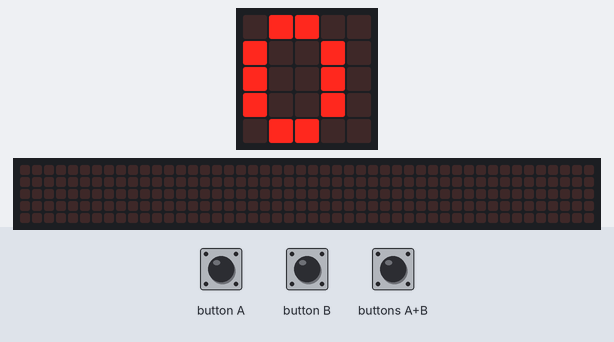
This program was run on a simulated BBC micro:bit (MakeCode). On the bench: the board's 5×5 LED display, a strip that is not on the board, showing the scrolling text unrolled. The inputs (shaded band) are chosen by the test bench. The 48×5 strip is a reading aid, not a part: it shows the text the display is scrolling, unrolled, one strip-width of it at a time.

Above: at 1.2 s.
1.3 s: button B pressed for 0.15 s
At 1.92 s:
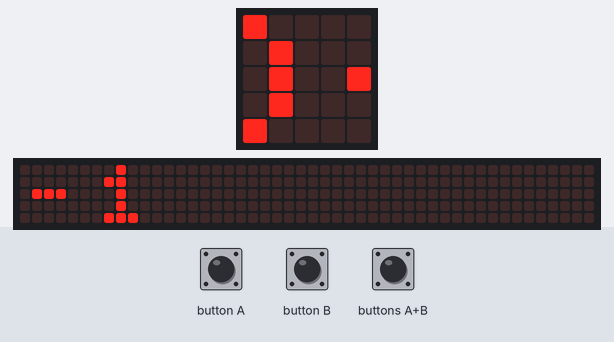
2.0 s: button A pressed for 0.15 s
2.7 s: button A pressed for 0.15 s
3.4 s: buttons A+B pressed for 0.15 s
4.1 s: button B pressed for 0.15 s
At 4.63 s:
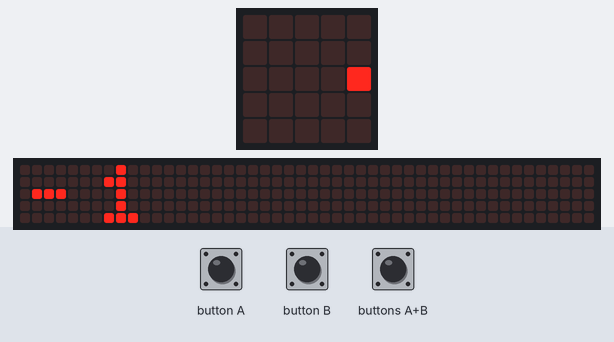
4.8 s: buttons A+B pressed for 1 s
At 7.19 s:
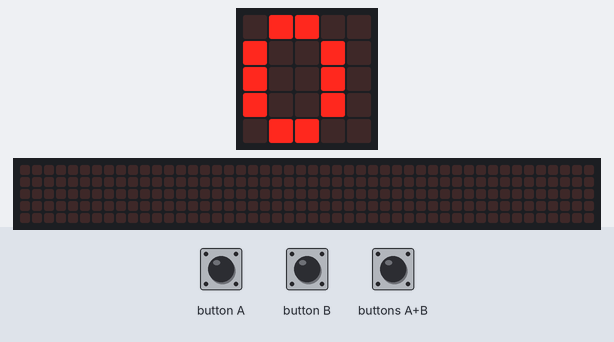
Timing chart, 0 to 7.4 s (numbered marks = the images above; inputs shaded):
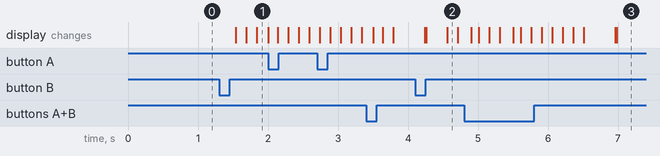

The program:

main.ts
```typescript
input.onButtonPressed(Button.A, function () {
    nb_de_personnes += 1
})
input.onButtonPressed(Button.AB, function () {
    nb_de_personnes = 0
})
input.onButtonPressed(Button.B, function () {
    nb_de_personnes += -1
})
let nb_de_personnes = 0
nb_de_personnes = 0
basic.forever(function () {
    if (nb_de_personnes >= 10) {
        basic.showLeds(`
            . . # . .
            . . # . .
            . . # . .
            . . . . .
            . . # . .
            `)
        basic.showLeds(`
            # # . # #
            # # . # #
            # # . # #
            # # # # #
            # # . # #
            `)
        basic.showNumber(nb_de_personnes)
    } else {
        basic.showNumber(nb_de_personnes)
    }
})
```

test.ts
```typescript
// les tests vont ici ; cela ne sera pas compilé si ce paquet est utilisé en tant qu'extension.
```

Measured:
- after the input at 1.3 s, the display: first changes after 0.24 s (image 1 shows a later state)
